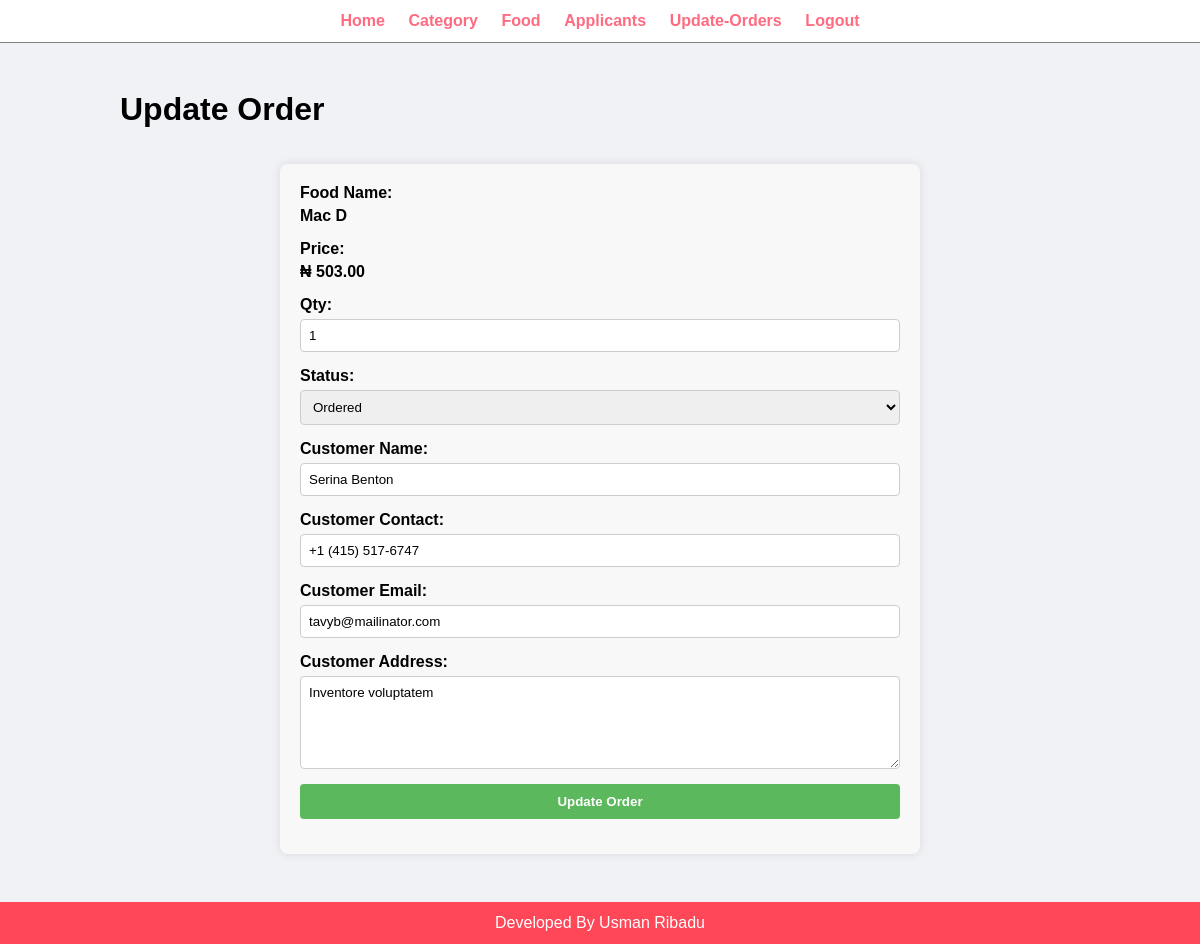
Screenshot of /admin/update-order.php?id=2 (signed in) with the database file from the repository.
### tables this page shows
CREATE TABLE `tbl_order` (
  `id` int(10) UNSIGNED NOT NULL,
  `food` varchar(150) NOT NULL,
  `price` decimal(10,2) NOT NULL,
  `qty` int(11) NOT NULL,
  `total` decimal(10,2) NOT NULL,
  `order_date` datetime NOT NULL,
  `status` varchar(50) NOT NULL,
  `customer_name` varchar(150) NOT NULL,
  `customer_contact` varchar(20) NOT NULL,
  `customer_email` varchar(150) NOT NULL,
  `customer_address` varchar(255) NOT NULL,
  `delivered` enum('Yes','No') NOT NULL DEFAULT 'No'
);

### admin/update-order.php (the view, shortened to what this page needs)
<?php include('partials/menu.php'); ?>
<head>
</head>
<div class="main-content">
    <div class="wrapper">
        <h1>Update Order</h1>
        <br><br>
        <?php
            if(isset($_GET['id']))
            {
                $id=$_GET['id'];
                $sql = "SELECT * FROM tbl_order WHERE id=$id";
                $res = mysqli_query($conn, $sql);
                $count = mysqli_num_rows($res);
                if($count==1)
                {
                    $row=mysqli_fetch_assoc($res);
                    $food = $row['food'];
                    $price = $row['price'];
                    $qty = $row['qty'];
                    $status = $row['status'];
                    $customer_name = $row['customer_name'];
                    $customer_contact = $row['customer_contact'];
                    $customer_email = $row['customer_email'];
                    $customer_address= $row['customer_address'];
                }
                else
                {
                    header('location:'.SITEURL.'admin/manage-order.php');
                }
            }
            else
            {
                header('location:'.SITEURL.'admin/manage-order.php');
            }
        ?>
       <form action="" method="POST" class="order-form">
    <div class="form-group">
        <label>Food Name:</label>
        <div><strong><?php echo $food; ?></strong></div>
    </div>
    <div class="form-group">
        <label>Price:</label>
        <div><strong>₦ <?php echo $price; ?></strong></div>
    </div>
    <div class="form-group">
        <label for="qty">Qty:</label>
        <input type="number" id="qty" name="qty" value="<?php echo $qty; ?>">
    </div>
    <div class="form-group">
        <label for="status">Status:</label>
        <select id="status" name="status">
            <option <?php if($status=="Ordered"){echo "selected";} ?> value="Ordered">Ordered</option>
        </select>
    </div>
    <div class="form-group">
        <label for="customer_name">Customer Name:</label>
        <input type="text" id="customer_name" name="customer_name" value="<?php echo $customer_name; ?>">
    </div>
    <div class="form-group">
        <label for="customer_contact">Customer Contact:</label>
        <input type="text" id="customer_contact" name="customer_contact" value="<?php echo $customer_contact; ?>">
    </div>
    <div class="form-group">
        <label for="customer_email">Customer Email:</label>
        <input type="text" id="customer_email" name="customer_email" value="<?php echo $customer_email; ?>">
    </div>
    <div class="form-group">
        <label for="customer_address">Customer Address:</label>
        <textarea id="customer_address" name="customer_address" cols="30" rows="5"><?php echo $customer_address; ?></textarea>
    </div>
    <div class="form-group">
        <input type="submit" name="submit" value="Update Order" class="btn-secondary">
    </div>
</form>
    </div>
</div>
<?php include('partials/footer.php'); ?>

### css/admin.css (style rules this page uses)
* { margin: 0; padding: 0; font-family: Arial, Helvetica, sans-serif; }
.wrapper { padding: 1%; width: 80%; margin: 0 auto; }
.btn-secondary { background-color: #7bed9f; padding: 1%; color: black; text-decoration: none; font-weight: bold; }
.main-content { background-color: #f1f2f6; padding: 3% 0; }

### admin/update-order.php (style rules this page uses)
.order-form { max-width: 600px; margin: auto; padding: 20px; background: #f8f8f8; border-radius: 8px; box-shadow: 0 0 10px rgba(0, 0, 0, 0.1); }
.order-form .form-group { display: flex; flex-direction: column; margin-bottom: 15px; }
.order-form label { font-weight: bold; margin-bottom: 5px; }
.order-form input[type="text"], .order-form input[type="number"], .order-form select, .order-form textarea { padding: 8px; border: 1px solid #ccc; border-radius: 4px; }
.btn-secondary { background-color: #5cb85c; color: white; padding: 10px 15px; border: none; border-radius: 4px; cursor: pointer; }

### rows the page displays
tbl_order: food "Mac D", price "503.00", qty "1", customer_name "Serina Benton", customer_contact "+1 (415) 517-6747", customer_email "tavyb@mailinator.com", customer_address "Inventore voluptatem"
